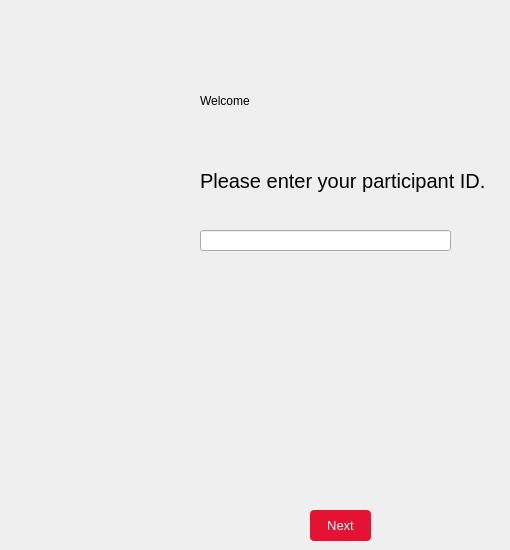
    <widget class="QWidget" name="PID_page">
     <widget class="QLabel" name="label_2">
      <property name="geometry">
       <rect>
        <x>200</x>
        <y>70</y>
        <width>211</width>
        <height>61</height>
       </rect>
      </property>
      <property name="text">
       <string>Welcome</string>
      </property>
     </widget>
     <widget class="QLabel" name="label_8">
      <property name="geometry">
       <rect>
        <x>200</x>
        <y>150</y>
        <width>301</width>
        <height>61</height>
       </rect>
      </property>
      <property name="font">
       <font>
        <pointsize>15</pointsize>
       </font>
      </property>
      <property name="text">
       <string>Please enter your participant ID. </string>
      </property>
     </widget>
     <widget class="QLineEdit" name="PID">
      <property name="geometry">
       <rect>
        <x>200</x>
        <y>230</y>
        <width>251</width>
        <height>21</height>
       </rect>
      </property>
      <property name="font">
       <font>
        <pointsize>8</pointsize>
       </font>
      </property>
     </widget>
     <widget class="QPushButton" name="next_PID">
      <property name="geometry">
       <rect>
        <x>310</x>
        <y>510</y>
        <width>61</width>
        <height>31</height>
       </rect>
      </property>
      <property name="font">
       <font>
        <pointsize>10</pointsize>
       </font>
      </property>
      <property name="autoFillBackground">
       <bool>false</bool>
      </property>
      <property name="styleSheet">
       <string notr="true">background-color: rgb(230, 18, 52);
border-color: rgb(206, 16, 47);
color: rgb(255, 255, 255);
border-radius: 4px</string>
      </property>
      <property name="text">
       <string>Next</string>
      </property>
     </widget>
    </widget>
